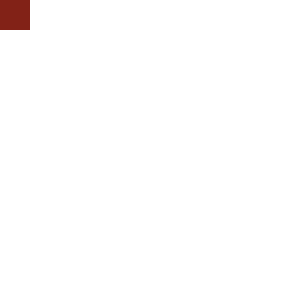
Frame 1 (no input)
Frame 60 (the mouse pressed at the canvas centre just before this capture): identical to frame 1, image omitted
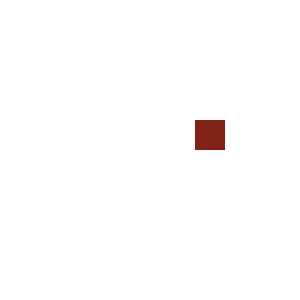
Frame 120 (the mouse held since frame 60 and released just before this capture)

The Processing sketch that drew these frames (run headless with seeded random() and noise(); from frame 60 on, the mouse is pressed at the canvas centre):

// Processing sketch: sketch_23_1
// ── sketch_23_1.pde
void setup() { 
size(300,300); 
fill(130,34,23); 
noStroke();
}

void draw() {
background(255);
rect(mouseX*1.3,mouseY*0.8,30,30);
}
